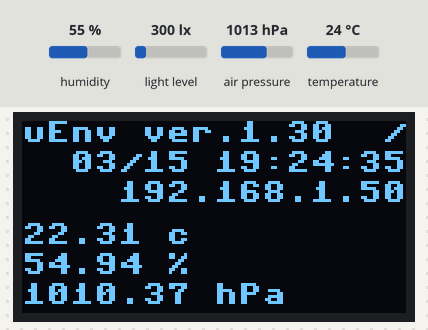
The program below on a simulated ESP32 board running MicroPython. Parts: 128×64 one-colour display. The test bench sets the inputs (shaded band); at power-on: humidity 55 %, air pressure 1013 hPa, temperature 24 °C, light level 300 lx. WiFi joins after 1.5 s; the clock reads 2024-03-15 10:24:30 at power-on unless the program sets it; library files of the repository ran but are not shown: i2cscan.py, bme280.py; what the program prints to the serial console is not drawn.

Above: at 5.8 s.
5.9 s: humidity set to 22 %
At 10.9 s:
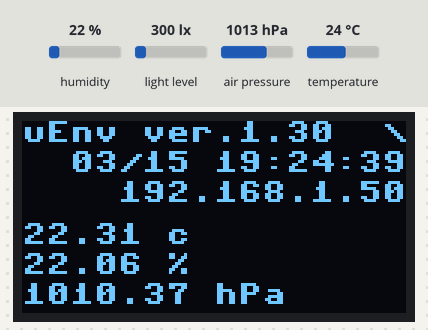
15.0 s: air pressure set to 952 hPa
At 16.4 s:
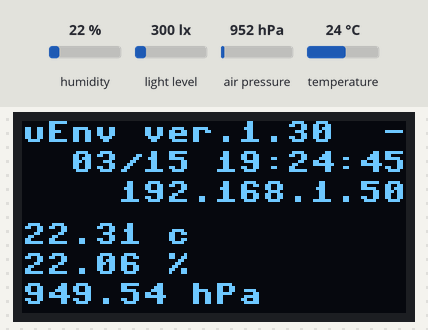
19.3 s: temperature set to 12 °C
At 23.1 s:
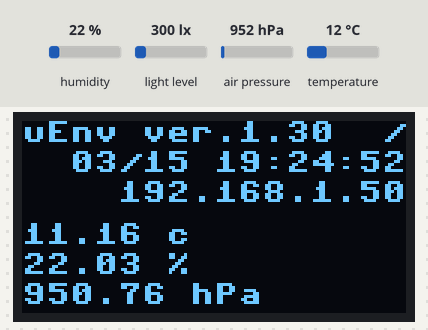
25.6 s: humidity set to 40 %
At 29.7 s:
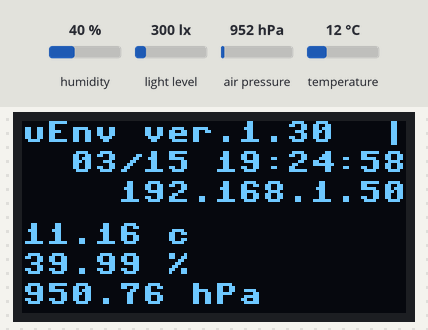
31.9 s: air pressure set to 975 hPa
At 35.2 s:
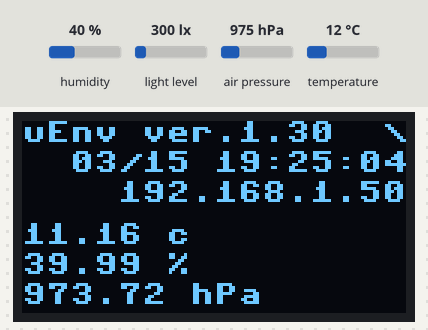
Timing chart, 0 to 36.7 s (numbered marks = the images above; inputs shaded):
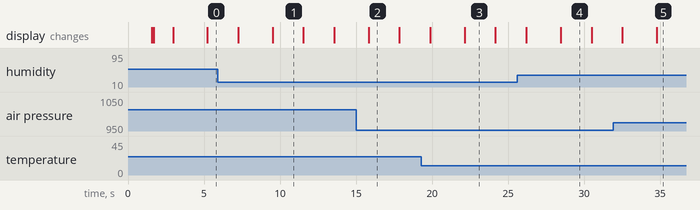

The program:

main.py
```python
import machine
import time
import i2cscan
import ssd1306_i2c
import wifi
import ntpdate
import socket
import errno
import bme280
import tsl2561

VERSION = 1.3

def display(data, indicator):
    # 16col * 6rows + 4dot
    oled.fb.fill(0)
    oled.fb.text("uEnv ver.{:.2f}  {}".format(VERSION, indicator), 0, 0, 0xffff)
    oled.fb.text("{:>16}".format(getNowTimeString()) , 0, 10, 0xffff)
    oled.fb.text("{:>16}".format(ipconfig[0]) , 0, 20, 0xffff)
    oled.fb.text("{:.2f} c".format(data["temperature"]) , 0, 34, 0xffff)
    oled.fb.text("{:.2f} %".format(data["humidity"]) , 0, 44, 0xffff)
    oled.fb.text("{:.2f} hPa".format(data["pressure"]) , 0, 54, 0xffff)
    oled.flip(1)
    oled.mirror(1)
    oled.update()


def display_startup(status):
    print("STARTUP: " + status)
    oled.fb.fill(0)
    oled.fb.text("uEnv ver.{:.2f}".format(VERSION), 0, 0, 0xffff)
    oled.fb.text("Starting up...".format(VERSION), 0, 24, 0xffff)
    oled.fb.text("{}".format(status) , 0, 54, 0xffff)
    oled.flip(1)
    oled.mirror(1)
    oled.update()


def getNowTimeString():
    import utime as time
    tm = time.localtime(time.time())
    # JST +9
    ret = "{:02d}/{:02d} {:02d}:{:02d}:{:02d}".format(tm[1], tm[2], tm[3] + 9, tm[4],tm[5])
    return ret

def readdata_bme(bme):
    t, p, h = bme.read_compensated_data()

    p = p // 256
    pi = p // 100
    pd = p - pi * 100

    hi = h // 1024
    hd = h * 100 // 1024 - hi * 100

    ret = {}
    ret["temperature"] = t / 100
    ret["pressure"] = float("{}.{:02d}".format(pi, pd) )
    ret["humidity"] = float("{}.{:02d}".format(hi, hd) )
    # print(ret)
    return ret

def readdata_tsl(tsl):
    try:
        return tsl.read(True)   # Auto-Gain enable
    except ValueError as ve:
        print("TSL2561 : Sensor Saturated" + ve)
        return 1000


def create_json(bme_data, tsl_data):
    import ujson
    json = {}
    json.update(bme_data)
    json["luminous"] = tsl_data
    return ujson.dumps(json)


def create_tick_list(per_tick, max_tick):
    # print("{} {}".format(per_tick, max_tick))
    ret = []
    tick = per_tick
    while tick <= max_tick:
        # print("add {}".format(tick))
        ret.append(tick)
        tick = tick + per_tick

    return ret

if __name__ == '__main__':
    i2c = machine.I2C(scl=machine.Pin(4), sda=machine.Pin(5))
    i2cscan.scan(i2c)

    oled = ssd1306_i2c.Display(i2c)
    display_startup("OLED Init OK")

    ipconfig = wifi.connect()
    display_startup("WiFi Init OK")

    ntpdate.settime()
    display_startup("NTP OK")

    INDICATORS = ["|", "/", "-", "\\"]
    indicator_idx = 0

    # i2c bus addr = AE-BME280 => 0x76(default)
    bme = bme280.BME280(i2c=i2c, mode=bme280.BME280_OSAMPLE_16)
    display_startup("BME280 Init OK")

    # i2c TSL2561
    tsl = tsl2561.TSL2561(i2c)
    tsl.active(True)
    tsl.gain(16)
    tsl.integration_time(402)
    display_startup("TSL2561 Init OK")

    # read first data
    time.sleep_ms(1000)
    bme_data = readdata_bme(bme)
    tsl_data = readdata_tsl(tsl)
    display_startup("First read OK")

    # web server
    s = socket.socket(socket.AF_INET, socket.SOCK_STREAM)
    s.bind(("0.0.0.0", 80))
    s.settimeout(0.1)  # ノンブロッキングは別の書き方が必要そう
    s.listen(5)
    display_startup("Socket Init OK")

    # 1 tick = 0.1sec
    data_update_tick = 30      #
    screen_update_tick = 10    #
    max_tick = max(data_update_tick, screen_update_tick)
    tick = max_tick

    data_update_ticks = create_tick_list(data_update_tick, max_tick)
    screen_update_ticks = create_tick_list(screen_update_tick, max_tick)

    while True:
        try:
            conn, addr = s.accept()
            if (conn != None):
                request = conn.recv(1024)
                request = str(request)
                response = create_json(bme_data, tsl_data)
                conn.send(response)
                conn.close()
        except OSError as exc:
            if exc.args[0] == errno.ETIMEDOUT:
                pass   # 接続に来てないだけ ESP8266
            elif exc.args[0] == errno.EAGAIN:
                pass   # 接続に来てないだけ ESP32

        time.sleep_ms(100)

        tick = tick + 1
        if (tick in data_update_ticks):
            bme_data = readdata_bme(bme)
            print(bme_data)
            tsl_data = readdata_tsl(tsl)
            print(tsl_data)

        if (tick in screen_update_ticks):
            indicator_idx = indicator_idx + 1
            if (indicator_idx >= len(INDICATORS)):
                indicator_idx = 0
            display(bme_data, INDICATORS[indicator_idx])

        if (tick >= max_tick):
            tick = 0


    print("stop run.")
```

ssd1306_i2c.py
```python
import framebuf


class Display:
    _byte = bytearray(1)
    _word = bytearray(2)

    def __init__(self, i2c, address=0x3c, width=128, height=64):
        self._i2c = i2c
        self._address = address
        self.width = width
        self.height = height
        pages = height // 8

        self._command = bytearray(b'\x21\x00\x7f\x22\x00\x0f')
        self._command[2] = width - 1
        if width == 64:
            self._command[1] += 32
            self._command[2] += 32
        self._command[5] = pages - 1
        self._i2c.writeto_mem(self._address, 0x00, b'\xae\x20\x00\x40\x00\xa1'
                              b'\xc8\xd3\x00\xd5\x80\xd9\xf1\xdb\x30\x8d\x14'
                              b'\x81\xff\xa4\xa6')
        self._word[0] = 0xa8
        self._word[1] = height - 1
        self._i2c.writeto_mem(self._address, 0x00, self._word)
        self._word[0] = 0xda
        self._word[1] = 0x02 if height == 32 else 0x12
        self._i2c.writeto_mem(self._address, 0x00, self._word)
        self.active(True)

        buffer = bytearray(width * pages)
        self.fb = framebuf.FrameBuffer(buffer, width, height, framebuf.MVLSB)
        self._buffer = buffer

    def active(self, val):
        self._i2c.writeto_mem(self._address, 0x00, b'\xaf' if val else b'\xae')

    def inverse(self, val):
        self._i2c.writeto_mem(self._address, 0x00, b'\xa7' if val else b'\xa6')

    def vscroll(self, dy):
        self._byte[0] = 0x40 | dy & 0x3f
        self._i2c.writeto_mem(self._address, 0x00, self._byte)

    def flip(self, val):
        self._i2c.writeto_mem(self._address, 0x00, b'\xc0' if val else b'\xc8')

    def mirror(self, val):
        self._i2c.writeto_mem(self._address, 0x00, b'\xa0' if val else b'\xa1')

    def contrast(self, val):
        self._word[0] = 0x81
        self._word[1] = val & 0xff
        self._i2c.writeto_mem(self._address, 0x00, self._word)

    def update(self):
        self._i2c.writeto_mem(self._address, 0x00, self._command)
        self._i2c.writeto_mem(self._address, 0x40, self._buffer)
```

wifi.py
```python
import secret
import network

def connect():
    sta_if = network.WLAN(network.STA_IF)
    if not sta_if.isconnected():
        print('connecting to network...')
        print('.')
        print(secret.SSID)
        print(secret.WIFI_PASS)
        sta_if.active(True)
        sta_if.connect(secret.SSID, secret.WIFI_PASS)
        while not sta_if.isconnected():
            pass
    print('network config:', sta_if.ifconfig())
    return sta_if.ifconfig()
```

secret.py
```python
SSID="wifi_ssid_here"
WIFI_PASS="wifi_password_here"
```

Measured:
- what the display in image 1 shows lasts 2.0 s, from 9.5 s to 11.5 s
